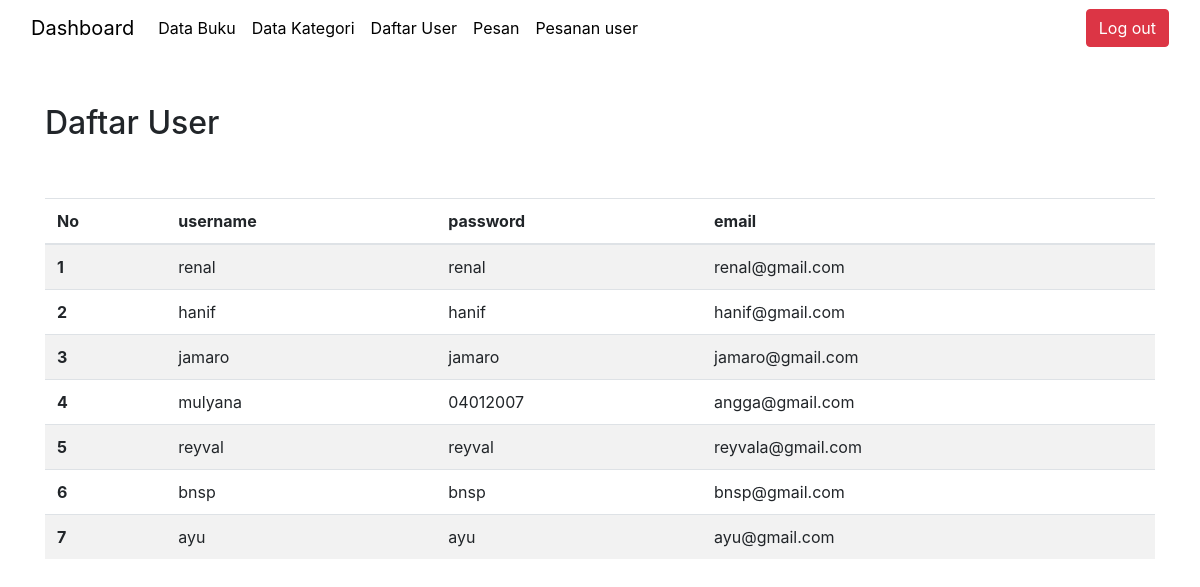
/admin/daftar_user.php, run on the app's committed database.
### tables this page shows
CREATE TABLE `userr` (
  `id` int(11) NOT NULL,
  `username` varchar(50) NOT NULL,
  `password` varchar(255) NOT NULL,
  `email` varchar(25) NOT NULL
);

### admin/daftar_user.php (the view, shortened to what this page needs)
<?php
require 'navbar.php';
require 'conn.php';
$sql = 'SELECT * FROM userr';
$users = [];
$result = mysqli_query($conn, $sql);
if (mysqli_num_rows($result) > 0) {
    while ($row = mysqli_fetch_assoc($result)) {
        $users[] = $row;
    }
}
?>
<!DOCTYPE html>
<html lang="en">
<head>
    <link rel="stylesheet" href="https://maxcdn.bootstrapcdn.com/bootstrap/4.5.2/css/bootstrap.min.css">
</head>
<body>
    <div class="container mt-5">
        <h2>Daftar User</h2>
        <br>
        <br>
    <table class="table table-striped">
  <thead>
    <tr>
      <th scope="col">No</th>
      <th scope="col">username</th>
      <th scope="col">password</th>
      <th scope="col">email</th>
    </tr>
  </thead>
  <tbody>
    <tr>
      <?php $i = 1;
foreach ($users as $user) {?>
      <th scope="row"><?php echo $i++; ?></th>
      <td><?php echo $user['username']; ?></td>
      <td><?php echo $user['password']; ?></td>
      <td><?php echo $user['email']; ?></td>
    </tr>
    <?php } ?>
  </tbody>
</table>
    </div>
</body>
</html>

### data on the page
userr: username "renal", password "renal", email "renal@gmail.com"
userr: username "hanif", password "hanif", email "hanif@gmail.com"
userr: username "jamaro", password "jamaro", email "jamaro@gmail.com"
userr: username "mulyana", password "04012007", email "angga@gmail.com"
userr: username "reyval", password "reyval", email "reyvala@gmail.com"
userr: username "bnsp", password "bnsp", email "bnsp@gmail.com"
userr: username "ayu", password "ayu", email "ayu@gmail.com"
